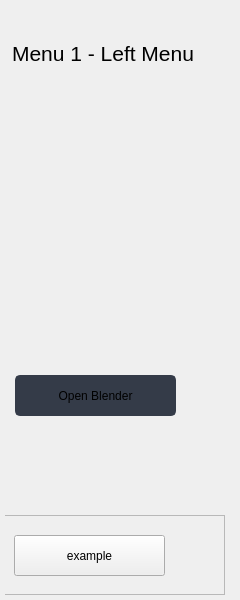
<?xml version="1.0" encoding="UTF-8"?>
<ui version="4.0">
 <class>LeftColumn</class>
 <widget class="QWidget" name="LeftColumn">
  <property name="geometry">
   <rect>
    <x>0</x>
    <y>0</y>
    <width>240</width>
    <height>600</height>
   </rect>
  </property>
  <property name="windowTitle">
   <string>Form</string>
  </property>
  <layout class="QVBoxLayout" name="main_pages_layout">
   <property name="spacing">
    <number>0</number>
   </property>
   <property name="leftMargin">
    <number>5</number>
   </property>
   <property name="topMargin">
    <number>5</number>
   </property>
   <property name="rightMargin">
    <number>5</number>
   </property>
   <property name="bottomMargin">
    <number>5</number>
   </property>
   <item>
    <widget class="QStackedWidget" name="menus">
     <property name="currentIndex">
      <number>0</number>
     </property>
     <widget class="QWidget" name="menu_1">
      <widget class="QLabel" name="label_1">
       <property name="geometry">
        <rect>
         <x>5</x>
         <y>34</y>
         <width>186</width>
         <height>28</height>
        </rect>
       </property>
       <property name="font">
        <font>
         <pointsize>16</pointsize>
        </font>
       </property>
       <property name="styleSheet">
        <string notr="true">font-size: 16pt</string>
       </property>
       <property name="text">
        <string>Menu 1 - Left Menu</string>
       </property>
       <property name="alignment">
        <set>Qt::AlignCenter</set>
       </property>
      </widget>
      <widget class="QFrame" name="frame">
       <property name="geometry">
        <rect>
         <x>-1</x>
         <y>510</y>
         <width>221</width>
         <height>80</height>
        </rect>
       </property>
       <property name="frameShape">
        <enum>QFrame::StyledPanel</enum>
       </property>
       <property name="frameShadow">
        <enum>QFrame::Raised</enum>
       </property>
       <widget class="QPushButton" name="pushButton">
        <property name="geometry">
         <rect>
          <x>10</x>
          <y>20</y>
          <width>151</width>
          <height>41</height>
         </rect>
        </property>
        <property name="text">
         <string>example</string>
        </property>
       </widget>
      </widget>
      <widget class="QPushButton" name="pushButton_2">
       <property name="geometry">
        <rect>
         <x>10</x>
         <y>370</y>
         <width>161</width>
         <height>41</height>
        </rect>
       </property>
       <property name="minimumSize">
        <size>
         <width>150</width>
         <height>30</height>
        </size>
       </property>
       <property name="font">
        <font>
         <family>Segoe UI</family>
         <pointsize>9</pointsize>
        </font>
       </property>
       <property name="styleSheet">
        <string notr="true">QPushButton {
	border: 2px solid rgb(52, 59, 72);
	border-radius: 5px;	
	background-color: rgb(52, 59, 72);
}
QPushButton:hover {
	background-color: rgb(57, 65, 80);
	border: 2px solid rgb(61, 70, 86);
}
QPushButton:pressed {	
	background-color: rgb(35, 40, 49);
	border: 2px solid rgb(43, 50, 61);
}</string>
       </property>
       <property name="text">
        <string>Open Blender</string>
       </property>
       <property name="icon">
        <iconset resource="../../../../Blooket_unlimited/files.qrc">
         <normaloff>:/16x16/icons/16x16/cil-folder-open.png</normaloff>:/16x16/icons/16x16/cil-folder-open.png</iconset>
       </property>
      </widget>
     </widget>
     <widget class="QWidget" name="menu_2">
      <layout class="QVBoxLayout" name="verticalLayout_2">
       <property name="spacing">
        <number>5</number>
       </property>
       <property name="leftMargin">
        <number>5</number>
       </property>
       <property name="topMargin">
        <number>5</number>
       </property>
       <property name="rightMargin">
        <number>5</number>
       </property>
       <property name="bottomMargin">
        <number>5</number>
       </property>
       <item>
        <widget class="QWidget" name="btn_4_widget" native="true">
         <property name="minimumSize">
          <size>
           <width>0</width>
           <height>40</height>
          </size>
         </property>
         <property name="maximumSize">
          <size>
           <width>16777215</width>
           <height>40</height>
          </size>
         </property>
         <layout class="QVBoxLayout" name="btn_4_layout">
          <property name="spacing">
           <number>0</number>
          </property>
          <property name="leftMargin">
           <number>0</number>
          </property>
          <property name="topMargin">
           <number>0</number>
          </property>
          <property name="rightMargin">
           <number>0</number>
          </property>
          <property name="bottomMargin">
           <number>0</number>
          </property>
         </layout>
        </widget>
       </item>
       <item>
        <widget class="QLabel" name="label_2">
         <property name="font">
          <font>
           <pointsize>16</pointsize>
          </font>
         </property>
         <property name="styleSheet">
          <string notr="true">font-size: 16pt</string>
         </property>
         <property name="text">
          <string>Menu 2 - Left Menu</string>
         </property>
         <property name="alignment">
          <set>Qt::AlignCenter</set>
         </property>
        </widget>
       </item>
       <item>
        <widget class="QLabel" name="label_3">
         <property name="font">
          <font>
           <pointsize>9</pointsize>
          </font>
         </property>
         <property name="styleSheet">
          <string notr="true">font-size: 9pt</string>
         </property>
         <property name="text">
          <string>This is just an example menu.
Add Qt Widgets or your custom widgets here.</string>
         </property>
         <property name="alignment">
          <set>Qt::AlignCenter</set>
         </property>
         <property name="wordWrap">
          <bool>true</bool>
         </property>
        </widget>
       </item>
      </layout>
     </widget>
    </widget>
   </item>
  </layout>
 </widget>
 <resources>
  <include location="../../../../Blooket_unlimited/files.qrc"/>
 </resources>
 <connections/>
</ui>
